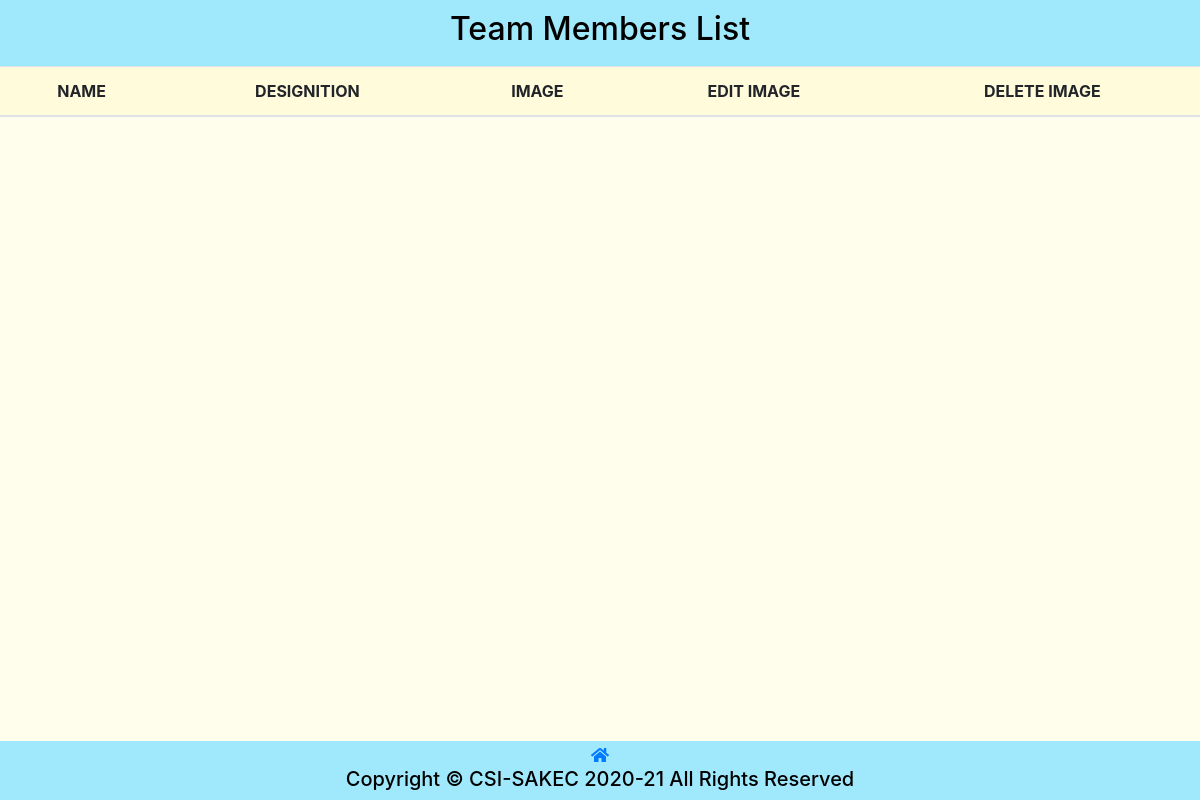
The app's page /coordinator.php, older data.
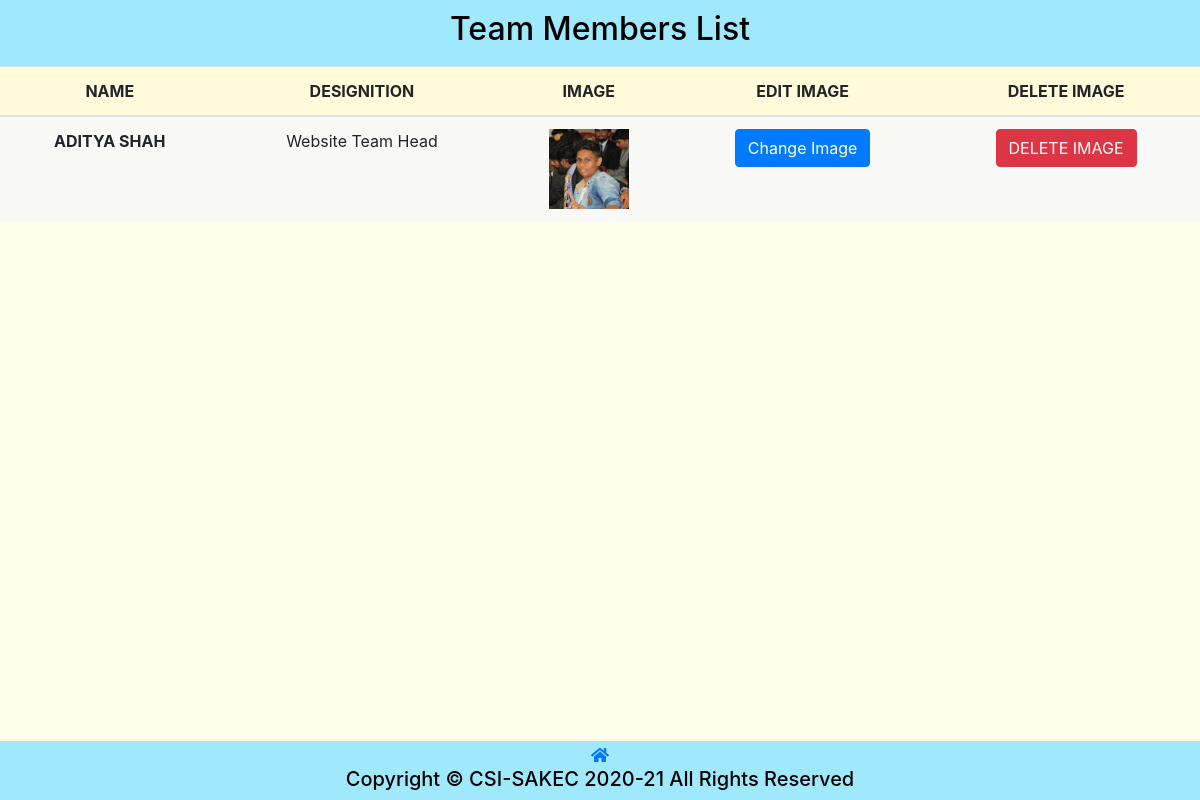
The same page, newer data.
### tables this page shows
CREATE TABLE `csi_userdata` (
  `id` int(11) NOT NULL,
  `name` varchar(255) NOT NULL,
  `year` varchar(5) NOT NULL,
  `division` varchar(10) DEFAULT NULL,
  `rollNo` int(10) DEFAULT NULL,
  `emailID` varchar(50) NOT NULL,
  `phonenumber` bigint(10) NOT NULL,
  `branch` varchar(10) NOT NULL,
  `role` int(15) NOT NULL,
  `gender` varchar(10) NOT NULL,
  `organization` varchar(255) NOT NULL DEFAULT 'sakec'
);

CREATE TABLE `csi_role` (
  `id` int(11) NOT NULL,
  `role_name` varchar(256) NOT NULL,
  `main_page_edit` tinyint(4) NOT NULL DEFAULT 0,
  `user_data` tinyint(4) NOT NULL DEFAULT 0,
  `role` tinyint(4) NOT NULL DEFAULT 0,
  `add_event` tinyint(4) NOT NULL DEFAULT 0,
  `budget` tinyint(4) NOT NULL DEFAULT 0,
  `manage_event` tinyint(4) NOT NULL DEFAULT 0,
  `edit_attendance` tinyint(4) NOT NULL DEFAULT 0,
  `permission_letter` tinyint(4) NOT NULL DEFAULT 0,
  `report` tinyint(4) NOT NULL DEFAULT 0,
  `confirm_event_registration` tinyint(4) NOT NULL DEFAULT 0,
  `content_repository` tinyint(4) NOT NULL DEFAULT 0,
  `feedback_response` tinyint(4) NOT NULL DEFAULT 0,
  `query` tinyint(4) NOT NULL DEFAULT 0,
  `reply_log` tinyint(4) NOT NULL DEFAULT 0,
  `audit` tinyint(4) NOT NULL DEFAULT 0,
  `confirm_membership` tinyint(4) NOT NULL DEFAULT 0
);

CREATE TABLE `csi_coordinator` (
  `id` int(100) NOT NULL,
  `user_id` int(11) NOT NULL,
  `image` text NOT NULL
);

### config.php (called while the page is built, shortened)
<?php
    $conn = mysqli_connect(DB_SERVER, DB_USERNAME, DB_PASSWORD, DB_NAME);
    function execute($sql){
        global $conn;
        return mysqli_query($conn, $sql);
    }
?>

### coordinator.php (the view, shortened to what this page needs)
<!DOCTYPE html>
<html lang="en" xmlns="http://www.w3.org/1999/xhtml">
<head>
    <link rel="stylesheet" href="plugins/bootstrap-4.6.0-dist/css/bootstrap.min.css">
    <link rel="stylesheet" href="css/membership.css?v=<?php echo time(); ?>">
</head>
<?php
    require_once "config.php";
?>
<body>
    <header>
        <h2 style="text-align: center;">Team Members List</h2>
</header>
    <div class="members">
        <table class="table">
            <thead class="black white-text">
                <tr>
                    <th scope="col">NAME</th>
                    <th>DESIGNITION</th>
                    <th>IMAGE</th>
                    <th>EDIT IMAGE</th>
                    <th>DELETE IMAGE</th>
                </tr>
            </thead>
            <tbody>
                <?php
                    $result= execute(   "SELECT u.id as user_id, u.name as name, r.role_name as duty
                                        FROM `csi_userdata` as u,`csi_role` as r
                                        WHERE u.role = r.id and (r.role_name like '%Coordinator%' || r.role_name = 'General Secretary' || r.role_name like '%Team%')");
                    while($row = mysqli_fetch_assoc($result)) {
                        $resultimage= execute("SELECT image FROM `csi_coordinator` WHERE user_id = ".$row['user_id']);
                        $image_count = mysqli_num_rows($resultimage);
                ?>
                        <div class="table-content" style="font-size: large;">
                            <tr>
                                <th scope="row"><?php echo $row['name']; ?></th>
                                <td><?php echo $row['duty']; ?></td>
                                    <td>
                                        <?php
                                            if($image_count == 1){
                                                $rowimage = mysqli_fetch_array($resultimage);
                                        ?>
                                                <a target="_blank" href="Coordinator_Images/<?php echo $rowimage['image']; ?>">
                                                <img src="Coordinator_Images/<?php echo $rowimage['image']; ?>" alt="Forest" style="width:80px">
                                        <?php
                                            }
                                        ?>
                                        </a>
                                    </td>
                                    <td>
                                        <div id="<?php echo 'reply'.$row['user_id']; ?>">
                                            <button type="button" onClick="<?php echo 'addTextArea('.$row['user_id'].');'; ?>" class="btn btn-primary">Change Image</button>
                                        </div>
                                    </td>
                                <form action="<?php echo htmlspecialchars($_SERVER["PHP_SELF"]);?>" method="POST">
                                    <td>
                                        <button type='submit' name="delete_id_btn" class='btn btn-danger'>DELETE IMAGE</button>
                                    </td>
                                </form>
                            </tr>
                        </div>
                <?php
                    }
                ?>
            </tbody>
        </table>
        <div class="spacer" style="height:30px;"></div>
    </div>
    <div class="footer">
        <div class="spacer" style="height:2px;"></div>
        <a href="index.php"><i class="fas fa-home"></i></a>
        <h5>Copyright &copy; CSI-SAKEC 2020-21 All Rights Reserved</h5>
    </div>
</body>
</html>

Row changes from the older to the newer data that the page shows:
added csi_userdata: name "ADITYA SHAH", role.role_name "Website Team Head", csi_coordinator.image (picture)
